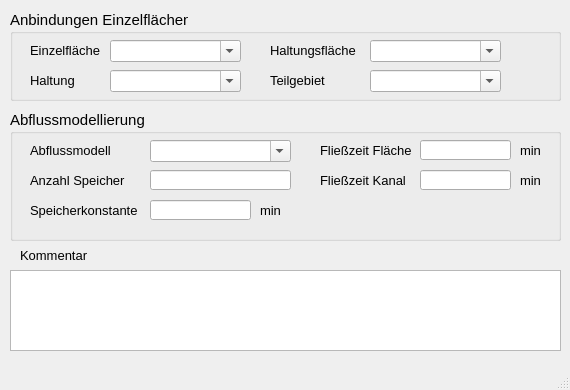
<?xml version="1.0" encoding="UTF-8"?>
<ui version="4.0">
 <class>MainWindow</class>
 <widget class="QMainWindow" name="MainWindow">
  <property name="geometry">
   <rect>
    <x>0</x>
    <y>0</y>
    <width>570</width>
    <height>390</height>
   </rect>
  </property>
  <property name="minimumSize">
   <size>
    <width>570</width>
    <height>390</height>
   </size>
  </property>
  <property name="font">
   <font>
    <family>Tahoma</family>
    <pointsize>10</pointsize>
   </font>
  </property>
  <property name="windowTitle">
   <string>Anbindung Flächen</string>
  </property>
  <property name="layoutDirection">
   <enum>Qt::LeftToRight</enum>
  </property>
  <widget class="QWidget" name="centralwidget">
   <widget class="QGroupBox" name="groupBox">
    <property name="geometry">
     <rect>
      <x>10</x>
      <y>10</y>
      <width>551</width>
      <height>91</height>
     </rect>
    </property>
    <property name="font">
     <font>
      <family>Tahoma</family>
      <pointsize>11</pointsize>
      <weight>50</weight>
      <bold>false</bold>
     </font>
    </property>
    <property name="title">
     <string>Anbindungen Einzelflächen</string>
    </property>
    <widget class="QLabel" name="label_23">
     <property name="geometry">
      <rect>
       <x>260</x>
       <y>30</y>
       <width>131</width>
       <height>21</height>
      </rect>
     </property>
     <property name="font">
      <font>
       <family>Tahoma</family>
       <pointsize>10</pointsize>
       <weight>50</weight>
       <bold>false</bold>
      </font>
     </property>
     <property name="text">
      <string>Haltungsfläche</string>
     </property>
     <property name="alignment">
      <set>Qt::AlignLeading|Qt::AlignLeft|Qt::AlignVCenter</set>
     </property>
    </widget>
    <widget class="QComboBox" name="haltnam">
     <property name="geometry">
      <rect>
       <x>100</x>
       <y>60</y>
       <width>131</width>
       <height>22</height>
      </rect>
     </property>
     <property name="toolTip">
      <string>&lt;html&gt;&lt;head/&gt;&lt;body&gt;&lt;p&gt;Haltung, welche die Fläche anbindet&lt;/p&gt;&lt;/body&gt;&lt;/html&gt;</string>
     </property>
     <property name="statusTip">
      <string>Haltung, welche die Fläche anbindet</string>
     </property>
     <property name="editable">
      <bool>true</bool>
     </property>
    </widget>
    <widget class="QLabel" name="label_20">
     <property name="geometry">
      <rect>
       <x>20</x>
       <y>60</y>
       <width>81</width>
       <height>21</height>
      </rect>
     </property>
     <property name="font">
      <font>
       <family>Tahoma</family>
       <pointsize>10</pointsize>
       <weight>50</weight>
       <bold>false</bold>
      </font>
     </property>
     <property name="text">
      <string>Haltung</string>
     </property>
     <property name="alignment">
      <set>Qt::AlignLeading|Qt::AlignLeft|Qt::AlignVCenter</set>
     </property>
    </widget>
    <widget class="QComboBox" name="flnam">
     <property name="geometry">
      <rect>
       <x>100</x>
       <y>30</y>
       <width>131</width>
       <height>22</height>
      </rect>
     </property>
     <property name="toolTip">
      <string>&lt;html&gt;&lt;head/&gt;&lt;body&gt;&lt;p&gt;Name der angebundenen Einzelfläche&lt;/p&gt;&lt;/body&gt;&lt;/html&gt;</string>
     </property>
     <property name="statusTip">
      <string>Name der angebundenen Einzelfläche</string>
     </property>
     <property name="editable">
      <bool>true</bool>
     </property>
    </widget>
    <widget class="QLabel" name="label_4">
     <property name="geometry">
      <rect>
       <x>20</x>
       <y>30</y>
       <width>91</width>
       <height>21</height>
      </rect>
     </property>
     <property name="font">
      <font>
       <family>Tahoma</family>
       <pointsize>10</pointsize>
       <weight>50</weight>
       <bold>false</bold>
      </font>
     </property>
     <property name="text">
      <string>Einzelfläche</string>
     </property>
     <property name="alignment">
      <set>Qt::AlignLeading|Qt::AlignLeft|Qt::AlignVCenter</set>
     </property>
    </widget>
    <widget class="QComboBox" name="tezgnam">
     <property name="geometry">
      <rect>
       <x>360</x>
       <y>30</y>
       <width>131</width>
       <height>22</height>
      </rect>
     </property>
     <property name="toolTip">
      <string>&lt;html&gt;&lt;head/&gt;&lt;body&gt;&lt;p&gt;Name der angebundenen Haltungsfläche (für aufzuteilende Flächen)&lt;/p&gt;&lt;/body&gt;&lt;/html&gt;</string>
     </property>
     <property name="statusTip">
      <string>Name der angebundenen Haltungsfläche (für aufzuteilende Flächen)</string>
     </property>
     <property name="editable">
      <bool>true</bool>
     </property>
    </widget>
    <widget class="QComboBox" name="teilgebiet">
     <property name="geometry">
      <rect>
       <x>360</x>
       <y>60</y>
       <width>131</width>
       <height>22</height>
      </rect>
     </property>
     <property name="toolTip">
      <string>&lt;html&gt;&lt;head/&gt;&lt;body&gt;&lt;p&gt;Zuordnung zu definiertem Teilgebiet&lt;/p&gt;&lt;/body&gt;&lt;/html&gt;</string>
     </property>
     <property name="statusTip">
      <string>Zuordnung zu definiertem Teilgebiet</string>
     </property>
     <property name="editable">
      <bool>true</bool>
     </property>
    </widget>
    <widget class="QLabel" name="label_22">
     <property name="geometry">
      <rect>
       <x>260</x>
       <y>60</y>
       <width>61</width>
       <height>21</height>
      </rect>
     </property>
     <property name="font">
      <font>
       <family>Tahoma</family>
       <pointsize>10</pointsize>
       <weight>50</weight>
       <bold>false</bold>
      </font>
     </property>
     <property name="text">
      <string>Teilgebiet</string>
     </property>
     <property name="alignment">
      <set>Qt::AlignLeading|Qt::AlignLeft|Qt::AlignVCenter</set>
     </property>
    </widget>
   </widget>
   <widget class="QLabel" name="label_25">
    <property name="geometry">
     <rect>
      <x>20</x>
      <y>245</y>
      <width>81</width>
      <height>21</height>
     </rect>
    </property>
    <property name="font">
     <font>
      <family>Tahoma</family>
      <pointsize>10</pointsize>
     </font>
    </property>
    <property name="text">
     <string>Kommentar</string>
    </property>
   </widget>
   <widget class="QTextEdit" name="kommentar">
    <property name="geometry">
     <rect>
      <x>10</x>
      <y>270</y>
      <width>551</width>
      <height>81</height>
     </rect>
    </property>
    <property name="font">
     <font>
      <family>Tahoma</family>
      <pointsize>10</pointsize>
     </font>
    </property>
    <property name="toolTip">
     <string>&lt;html&gt;&lt;head/&gt;&lt;body&gt;&lt;p&gt;Platz für zusätzliche Kommentare&lt;/p&gt;&lt;/body&gt;&lt;/html&gt;</string>
    </property>
    <property name="statusTip">
     <string>Platz für zusätzliche Kommentare</string>
    </property>
   </widget>
   <widget class="QGroupBox" name="groupBox_2">
    <property name="geometry">
     <rect>
      <x>10</x>
      <y>110</y>
      <width>551</width>
      <height>131</height>
     </rect>
    </property>
    <property name="font">
     <font>
      <family>Tahoma</family>
      <pointsize>11</pointsize>
      <weight>50</weight>
      <bold>false</bold>
     </font>
    </property>
    <property name="title">
     <string>Abflussmodellierung</string>
    </property>
    <widget class="QLabel" name="label_6">
     <property name="geometry">
      <rect>
       <x>20</x>
       <y>90</y>
       <width>121</width>
       <height>20</height>
      </rect>
     </property>
     <property name="font">
      <font>
       <family>Tahoma</family>
       <pointsize>10</pointsize>
       <weight>50</weight>
       <bold>false</bold>
      </font>
     </property>
     <property name="text">
      <string>Speicherkonstante</string>
     </property>
     <property name="alignment">
      <set>Qt::AlignLeading|Qt::AlignLeft|Qt::AlignVCenter</set>
     </property>
    </widget>
    <widget class="QLabel" name="label_24">
     <property name="geometry">
      <rect>
       <x>20</x>
       <y>30</y>
       <width>100</width>
       <height>20</height>
      </rect>
     </property>
     <property name="font">
      <font>
       <family>Tahoma</family>
       <pointsize>10</pointsize>
       <weight>50</weight>
       <bold>false</bold>
      </font>
     </property>
     <property name="layoutDirection">
      <enum>Qt::LeftToRight</enum>
     </property>
     <property name="text">
      <string>Abflussmodell</string>
     </property>
     <property name="alignment">
      <set>Qt::AlignLeading|Qt::AlignLeft|Qt::AlignVCenter</set>
     </property>
    </widget>
    <widget class="QComboBox" name="abflusstyp">
     <property name="geometry">
      <rect>
       <x>140</x>
       <y>30</y>
       <width>141</width>
       <height>22</height>
      </rect>
     </property>
     <property name="toolTip">
      <string>&lt;html&gt;&lt;head/&gt;&lt;body&gt;&lt;p&gt;Auswahl aus Tabelle &lt;span style=&quot; font-style:italic;&quot;&gt;Abflusstypen&lt;/span&gt;&lt;/p&gt;&lt;/body&gt;&lt;/html&gt;</string>
     </property>
     <property name="statusTip">
      <string>Auswahl aus Tabelle &quot;Abflusstypen&quot;</string>
     </property>
     <property name="editable">
      <bool>true</bool>
     </property>
    </widget>
    <widget class="QLineEdit" name="fliesszeitflaeche">
     <property name="geometry">
      <rect>
       <x>410</x>
       <y>30</y>
       <width>91</width>
       <height>20</height>
      </rect>
     </property>
     <property name="toolTip">
      <string>&lt;html&gt;&lt;head/&gt;&lt;body&gt;&lt;p&gt;Mittlere Fließzeit für den Oberflächenabfluss / Schwerpunktlaufzeit&lt;/p&gt;&lt;/body&gt;&lt;/html&gt;</string>
     </property>
     <property name="statusTip">
      <string>Mittlere Fließzeit für den Oberflächenabfluss / Schwerpunktlaufzeit</string>
     </property>
    </widget>
    <widget class="QLineEdit" name="speicherzahl">
     <property name="geometry">
      <rect>
       <x>140</x>
       <y>60</y>
       <width>141</width>
       <height>20</height>
      </rect>
     </property>
     <property name="toolTip">
      <string/>
     </property>
     <property name="statusTip">
      <string/>
     </property>
    </widget>
    <widget class="QLabel" name="label_11">
     <property name="geometry">
      <rect>
       <x>510</x>
       <y>60</y>
       <width>31</width>
       <height>21</height>
      </rect>
     </property>
     <property name="font">
      <font>
       <family>Tahoma</family>
       <pointsize>10</pointsize>
       <weight>50</weight>
       <bold>false</bold>
      </font>
     </property>
     <property name="text">
      <string>min</string>
     </property>
    </widget>
    <widget class="QLabel" name="label_5">
     <property name="geometry">
      <rect>
       <x>20</x>
       <y>60</y>
       <width>110</width>
       <height>20</height>
      </rect>
     </property>
     <property name="font">
      <font>
       <family>Tahoma</family>
       <pointsize>10</pointsize>
       <weight>50</weight>
       <bold>false</bold>
      </font>
     </property>
     <property name="text">
      <string>Anzahl Speicher</string>
     </property>
     <property name="alignment">
      <set>Qt::AlignLeading|Qt::AlignLeft|Qt::AlignVCenter</set>
     </property>
    </widget>
    <widget class="QLabel" name="label_10">
     <property name="geometry">
      <rect>
       <x>510</x>
       <y>30</y>
       <width>31</width>
       <height>21</height>
      </rect>
     </property>
     <property name="font">
      <font>
       <family>Tahoma</family>
       <pointsize>10</pointsize>
       <weight>50</weight>
       <bold>false</bold>
      </font>
     </property>
     <property name="text">
      <string>min</string>
     </property>
    </widget>
    <widget class="QLineEdit" name="speicherkonst">
     <property name="geometry">
      <rect>
       <x>140</x>
       <y>90</y>
       <width>101</width>
       <height>20</height>
      </rect>
     </property>
     <property name="toolTip">
      <string>&lt;html&gt;&lt;head/&gt;&lt;body&gt;&lt;p&gt;Speicherkonstante K&lt;/p&gt;&lt;/body&gt;&lt;/html&gt;</string>
     </property>
     <property name="statusTip">
      <string>Speicherkonstante K</string>
     </property>
    </widget>
    <widget class="QLineEdit" name="fliesszeitkanal">
     <property name="geometry">
      <rect>
       <x>410</x>
       <y>60</y>
       <width>91</width>
       <height>20</height>
      </rect>
     </property>
     <property name="toolTip">
      <string>&lt;html&gt;&lt;head/&gt;&lt;body&gt;&lt;p&gt;Mittlere Fließzeit des Oberflächenabflusses im Anschlusskanal&lt;/p&gt;&lt;/body&gt;&lt;/html&gt;</string>
     </property>
     <property name="statusTip">
      <string>Mittlere Fließzeit des Oberflächenabflusses im Anschlusskanal</string>
     </property>
    </widget>
    <widget class="QLabel" name="label_9">
     <property name="geometry">
      <rect>
       <x>310</x>
       <y>60</y>
       <width>101</width>
       <height>21</height>
      </rect>
     </property>
     <property name="font">
      <font>
       <family>Tahoma</family>
       <pointsize>10</pointsize>
       <weight>50</weight>
       <bold>false</bold>
      </font>
     </property>
     <property name="text">
      <string>Fließzeit Kanal</string>
     </property>
     <property name="alignment">
      <set>Qt::AlignLeading|Qt::AlignLeft|Qt::AlignVCenter</set>
     </property>
    </widget>
    <widget class="QLabel" name="label_7">
     <property name="geometry">
      <rect>
       <x>250</x>
       <y>90</y>
       <width>31</width>
       <height>21</height>
      </rect>
     </property>
     <property name="font">
      <font>
       <family>Tahoma</family>
       <pointsize>10</pointsize>
       <weight>50</weight>
       <bold>false</bold>
      </font>
     </property>
     <property name="text">
      <string>min</string>
     </property>
    </widget>
    <widget class="QLabel" name="label_15">
     <property name="geometry">
      <rect>
       <x>310</x>
       <y>30</y>
       <width>101</width>
       <height>21</height>
      </rect>
     </property>
     <property name="font">
      <font>
       <family>Tahoma</family>
       <pointsize>10</pointsize>
       <weight>50</weight>
       <bold>false</bold>
      </font>
     </property>
     <property name="text">
      <string>Fließzeit Fläche</string>
     </property>
     <property name="alignment">
      <set>Qt::AlignLeading|Qt::AlignLeft|Qt::AlignVCenter</set>
     </property>
    </widget>
   </widget>
  </widget>
  <widget class="QStatusBar" name="statusbar"/>
 </widget>
 <tabstops>
  <tabstop>teilgebiet</tabstop>
 </tabstops>
 <resources/>
 <connections/>
</ui>
